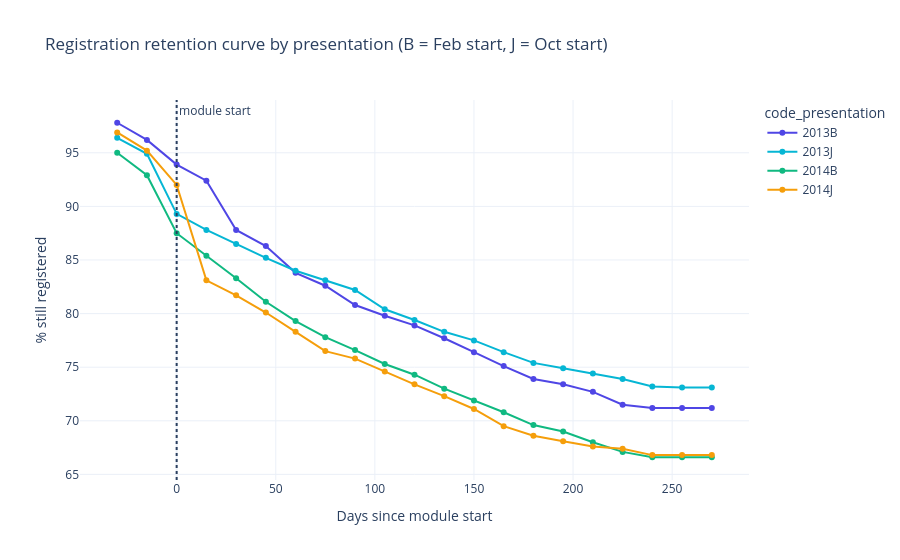

The notebook cell this image was saved under:
### Markdown cell above
## 3. Cohort retention by presentation

### Code cell
display(Q['retention_by_presentation']); display(Q['feb_vs_oct_start'])
rc = Q['retention_curve_by_presentation']
fig = px.line(rc, x='day_since_start', y='retained_pct', color='code_presentation', markers=True, color_discrete_sequence=BRAND,
              title='Registration retention curve by presentation (B = Feb start, J = Oct start)',
              labels={'day_since_start':'Days since module start','retained_pct':'% still registered'})
fig.add_vline(x=0, line_dash='dot', annotation_text='module start')
save(fig, "03_retention_curves"); fig.show()

### Figure 1 — Plotly figure (JSON) as saved in the notebook; plotly's stock layout.template omitted (floating-point values rounded to 4 significant figures)
{"data": [{"hovertemplate": "code_presentation=2013B<br>Days since module start=%{x}<br>% still registered=%{y}<extra></extra>", "legendgroup": "2013B", "line": {"color": "#4F46E5", "dash": "solid"}, "marker": {"symbol": "circle"}, "mode": "lines+markers", "name": "2013B", "orientation": "v", "showlegend": true, "type": "scatter", "x": [-30, -15, 0, 15, 30, 45, 60, 75, 90, 105, 120, 135, 150, 165, 180, 195, 210, 225, 240, 255, 270], "xaxis": "x", "y": [97.8, 96.2, 93.9, 92.4, 87.8, 86.3, 83.8, 82.6, 80.8, 79.8, 78.9, 77.7, 76.4, 75.1, 73.9, 73.4, 72.7, 71.5, 71.2, 71.2, 71.2], "yaxis": "y"}, {"hovertemplate": "code_presentation=2013J<br>Days since module start=%{x}<br>% still registered=%{y}<extra></extra>", "legendgroup": "2013J", "line": {"color": "#06B6D4", "dash": "solid"}, "marker": {"symbol": "circle"}, "mode": "lines+markers", "name": "2013J", "orientation": "v", "showlegend": true, "type": "scatter", "x": [-30, -15, 0, 15, 30, 45, 60, 75, 90, 105, 120, 135, 150, 165, 180, 195, 210, 225, 240, 255, 270], "xaxis": "x", "y": [96.4, 94.9, 89.3, 87.8, 86.5, 85.2, 84.0, 83.1, 82.2, 80.4, 79.4, 78.3, 77.5, 76.4, 75.4, 74.9, 74.4, 73.9, 73.2, 73.1, 73.1], "yaxis": "y"}, {"hovertemplate": "code_presentation=2014B<br>Days since module start=%{x}<br>% still registered=%{y}<extra></extra>", "legendgroup": "2014B", "line": {"color": "#10B981", "dash": "solid"}, "marker": {"symbol": "circle"}, "mode": "lines+markers", "name": "2014B", "orientation": "v", "showlegend": true, "type": "scatter", "x": [-30, -15, 0, 15, 30, 45, 60, 75, 90, 105, 120, 135, 150, 165, 180, 195, 210, 225, 240, 255, 270], "xaxis": "x", "y": [95.0, 92.9, 87.5, 85.4, 83.3, 81.1, 79.3, 77.8, 76.6, 75.3, 74.3, 73.0, 71.9, 70.8, 69.6, 69.0, 68.0, 67.1, 66.6, 66.6, 66.6], "yaxis": "y"}, {"hovertemplate": "code_presentation=2014J<br>Days since module start=%{x}<br>% still registered=%{y}<extra></extra>", "legendgroup": "2014J", "line": {"color": "#F59E0B", "dash": "solid"}, "marker": {"symbol": "circle"}, "mode": "lines+markers", "name": "2014J", "orientation": "v", "showlegend": true, "type": "scatter", "x": [-30, -15, 0, 15, 30, 45, 60, 75, 90, 105, 120, 135, 150, 165, 180, 195, 210, 225, 240, 255, 270], "xaxis": "x", "y": [96.9, 95.2, 92.0, 83.1, 81.7, 80.1, 78.3, 76.5, 75.8, 74.6, 73.4, 72.3, 71.1, 69.5, 68.6, 68.1, 67.6, 67.4, 66.8, 66.8, 66.8], "yaxis": "y"}], "layout": {"annotations": [{"showarrow": false, "text": "module start", "x": 0, "xanchor": "left", "xref": "x", "y": 1, "yanchor": "top", "yref": "y domain"}], "legend": {"title": {"text": "code_presentation"}, "tracegroupgap": 0}, "shapes": [{"line": {"dash": "dot"}, "type": "line", "x0": 0, "x1": 0, "xref": "x", "y0": 0, "y1": 1, "yref": "y domain"}], "title": {"text": "Registration retention curve by presentation (B = Feb start, J = Oct start)"}, "xaxis": {"anchor": "y", "domain": [0.0, 1.0], "title": {"text": "Days since module start"}}, "yaxis": {"anchor": "x", "domain": [0.0, 1.0], "title": {"text": "% still registered"}}}}
